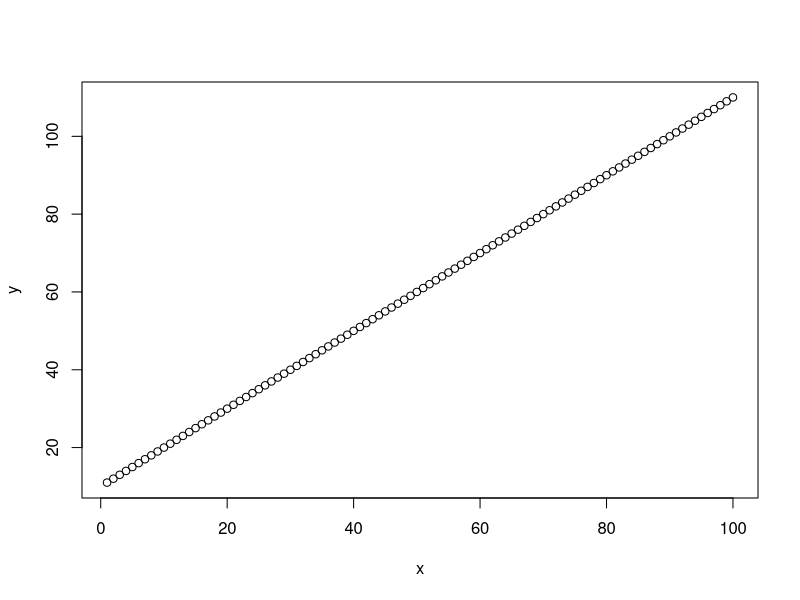

Generate this figure with R:
## ---- chunk 1

## ---- chunk 2
1 + 1
2 + 2
## ---- chunk 3
1 - 1
1 + 1
1 + 2
## ---- chunk 4
1 + 1 # addition
1 - 1 # subtraction
1 * 1 # multiplication
1 / 1 # division
## ---- chunk 5
?sum # or type the function in the 'Help' tab to see all documentation
## ---- chunk 6
sum(1, 2, 3, 4) 

# What is the function?
# What are the arguments? 
## ---- chunk 7
sum(1, 2, 3, NA, na.rm = TRUE) 

# What is the function? 
# What are the arguments? 
## ---- chunk 8
y <- 5 # this assigns 'y' as 5, but you will not see an output unless you call the assigned variable

y # if we call, 'y' we should see the output as '5'
## ---- chunk 9
y = 5 # this does the exact same thing, but use <- exclusively, except when working within a function 
## ---- chunk 10
y <- 4 # this reassigns 'x' as 4 and does NOT save the previous assignment, so be careful! 

# How can we confirm the change in variable assignment?
## ---- chunk 11
#3 <- 5 # you can't use any numerics in your assignment!
#3.dog <- 5 # you can't use any numerics in your assignment!
## ---- chunk 12
# You can assign larger pieces of data such as --

z <- 1 + 2 + 3 + 4 + 5 + 6 + 7 + 8
z
## ---- chunk 13
# Best practices recommend that you assign new variables after a modification, rather than overwriting previous variables. 

# For example -- 

x <- 4 # assign x as 4

x

y <- 2 # assign y as 2

y

xy <- x + y # Let's say we want to add x and y, we should name the output something different from our input values of 'x' or 'y'. 
xy
## ---- chunk 14
x <- 1 # this is a vector
x

y <- c(1, 3, 5 , 7) # we can also use the `c()` function, which stands for concatenate, to create a string of vectors 
y

z <- c(x, y) # `c()` can also concatenate multiple vectors
z
## ---- chunk 15
x <- 1:10
x
## ---- chunk 16
seq(from = 0, to = 10, by = 2)

# are there other arguments we can use?
?seq
## ---- chunk 17
rep(1:3, times = 2) # repeats the sequence 1 to 3 twice 

rep(1:3, each = 2) # repeats each variable twice in the sequence of 1 to 3

rep(1:3, length.out = 10) # repeats the sequence 1:3 with a vector of length 10

x <- 1:5
rep(x, length.out = 10) # the input can also be a vector

# are there other arguments we can use? 
## ---- chunk 18
x <- c(1:10)
x

y <- c(1, 2, 1, 8, 3, 2, 4, 3, 1, 2)
y

x + y
x - y
x * y
x / y
## ---- chunk 19
x <- c(1:10)
y <- c(1,2)
x
y

x + y
x * y
## ---- chunk 20
length(x)
## ---- chunk 21
x <- c(1:10) # one dimensional vector

x[1] # first element of the vector

x[2] # second element

x[length(x)] # last element 

x[1:3] # first three elements

x[-1] # first element excluded

x[x < 5] # what does this do?

x < 5 # what is the difference between this line and the code above it? 
## ---- chunk 22
x <- seq(1:10)
x

y <- seq(11:20)

y <- x < 5
z <- x < 7
y
z

# List of logical operators:
# <, <= less than or less than or equal to
# >, >= greater than or greater than or equal to
# == for exact equality
# != for inequality
## ---- chunk 23
x <- c(1:10)
x
dim(x) # does not work for a vector

x <- matrix(1:10, nrow = 2, ncol = 5, byrow = T)
x
dim(x) # works
## ---- chunk 24
x <- array(1:20, dim=c(4,5))
x
## ---- chunk 25
a <- rep(0, times = 10)
a

b <- matrix(1:10, nrow = 2, ncol = 5, byrow = T)
b

c <- array(0, dim = c(3, 10))
c

# You can also use NA (Not Available) or NaN (Not a Number) to pre-fill data types
d <- rep(NaN, times = 10)
d
## ---- chunk 26
x
t(x)
## ---- chunk 27
dat <- data.frame(id = letters[1:10], x = seq(0, 0.9, by = 0.1), y = 1:10L, answer = c(TRUE, FALSE))

dat

str(dat)
## ---- chunk 28
dim(dat)

# How many rows and columns are there? 
## ---- chunk 29
# Take the value in the 1st row and 2nd column of dat, and store it in x
x <- dat[1, 2]
x

# Take the value in the 20th row and 4th column of dat, and store it in y
y <- dat[20, 4]
y
## ---- chunk 30
p <- dat[1:2, 1:2] # similar to when creating vectors, the : symbol tells are to start index 1 and go to index 2, this does not need to start 1

p
## ---- chunk 31
dat[c(1, 3, 5), c(2, 3, 4)]
## ---- chunk 32
# All columns from row 1
dat[1, ]

# All rows from column 4
dat[, 4]
## ---- chunk 33
abc <- letters[1:10]
b <- seq(0, 0.9, by = 0.1)
y <- 1:10
answer <- c(TRUE, FALSE)

new.list <- list(abc, b, y, answer)
new.list
str(new.list)

# Similar to subsetting in a data frame, you can isolate elements of a list with 
    # [[]] - within a given list
    # [] - within a given data type

new.list[[1]][1]
## ---- chunk 34
mat.new <- matrix(rnorm(50, 1:100), nrow = 5, ncol = 5, byrow = T)

mat.new

sum(mat.new[, 1])
sum(mat.new[, 2])
sum(mat.new[, 3])
sum(mat.new[, 4])
sum(mat.new[, 5])
# and so forth - is this the most efficient way to do something? 
## ---- chunk 35
x <- 1:10 # make a vector 

y <- rep(NaN, length(x))  # create an object y to hold the answer by repeating the number 0 into a vector of the same length as x (i.e., 9 slots)

for (i in 1:length(x)) { # for every number in the vector x, starting at the first variable
  y[i] <- x[i] + 5 # add five to it and store it in the vector y, our new values will overwrite y 
}

y
## ---- chunk 36
y <- x + 5
y
## ---- chunk 37
x <- 1:10

y <- rep(NaN, length(x) - 1) 
 
for (puppies in 1:length(x) - 1) {
  y[puppies] <- x[puppies] + x[puppies + 1] 
}

y
## ---- chunk 38
x <- c(1:10)

emptydat <- rep(NA, length(x))

for (i in 1:length(x)){
   emptydat[i] <- ifelse(x[i] > 5, "yes", "no")
}

emptydat
## ---- chunk 39
x <- 1:10

y <- rep(NaN, length(x))

for(i in 1:length(x)) { # for(i in x) is also correct...
  y[i] <- x[i]^3
}

y
## ---- chunk 40
x <- 1:10

y <- rep(NaN, length(x) - 1) 
 
for (i in 1:9) { # or 2:length(x) - 1
  y[i] <- x[i] + x[i + 1] 
}

y
## ---- chunk 41
vector.1 <- 1:10 # or c(1:10) or seq(1:10)
vector.1 # or print(vector.1)
## ---- chunk 42
vector.2 <- rep(NaN, length(vector.1)) # or rep(NaN, 10)
vector.2
## ---- chunk 43
vector.1 <- 1:10 # Create a sequence of numbers from 1 to 10. Use variable assignment to name the holding vector as "vector.1".

vector.1 # Print number.vector

vector.2 <- rep(NaN, times = length(vector.1)) # Create a holding vector. Repeat "NA" 100 times and use variable assignment to name the holding vector as "vector.2".

for(i in 1:length(vector.1)) { # For every variable in vector.1... # for(i in vector.1) is actually the most correct answer, but they will use 1:length(x) a lot in this class...
  vector.2[i] <- vector.1[i] + 1 # Add 1 to it and place the new number in vector.2 with variable assignment
}

vector.2 # Print vector.2
## ---- chunk 44
# Use variable assignment to assign 10 as b and 1 as m
b <- 10
m <- 1

# Create a vector that ranges from 1 to 100 and name it 'x' using variable assignment. (2 pts)
x <- 1:100 # WILL BE EMPTY FOR STUDENTS

# Create a holding vector for 'y' using the rep() function that is of the same length as vector x, but populate this vector with NaN. (2 pts)
y <- rep(NaN, length(x)) # WILL BE EMPTY FOR STUDENTS

# Write out what each line below means in words:
for (i in 1:length(x)) { # WRITE YOUR ANSWER HERE: for every variable i from 1 to the length of x (100)... (1pt)
  y[i] <- m * x[i] + b # WRITE YOUR ANSWER HERE: multiply each value in vector x to m (1) and add it to b (10), then store this new value in a holding vector y (1pt)
}

# Print y (1 pt)
y

# Use the plot function to plot y as a function of x 
plot(y~x)
